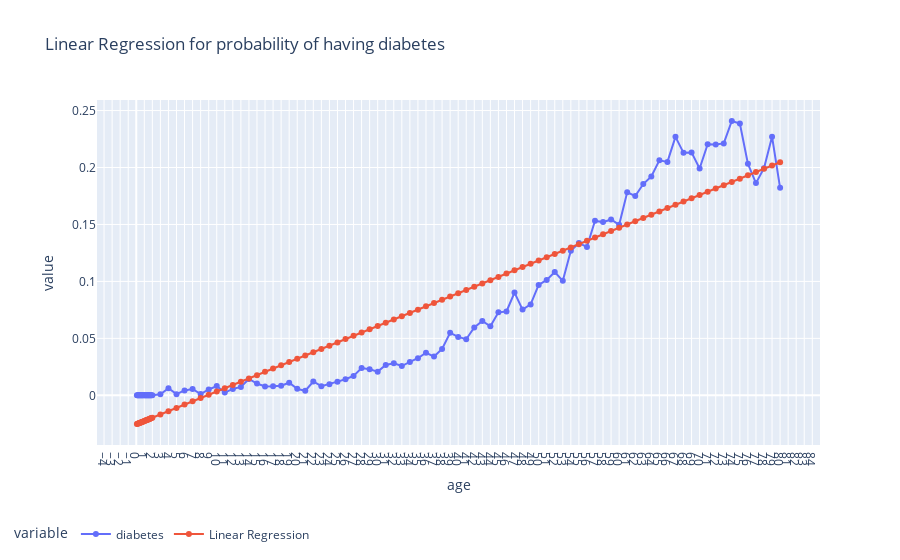

Source (notebook cell):
### Markdown cell above
# Hồi quy tuyến tính

### Code cell
model=LinearRegression()
model.fit(median_df[['age']],median_df['diabetes'])
median_df['Linear Regression'] = model.predict(median_df[['age']])

plot = px.scatter(data_frame=median_df,
                  x='age',
                  y=['diabetes','Linear Regression'],title='Linear Regression for probability of having diabetes')

plot.data[0].update(mode='markers+lines')
plot.data[1].update(mode='markers+lines')
plot.update_layout(xaxis={'dtick':1},showlegend=True,
                   legend=dict(
                                orientation="h",
                                yanchor="bottom",
                                xanchor="right",x=.3,y=-.3))

report = dp.View(df, dp.Text("My Dataframe"))
plot

### Figure 1 — Plotly figure (JSON) as saved in the notebook; plotly's stock layout.template omitted (floating-point values rounded to 4 significant figures)
{"data": [{"hovertemplate": "variable=diabetes<br>age=%{x}<br>value=%{y}<extra></extra>", "legendgroup": "diabetes", "marker": {"color": "#636efa", "symbol": "circle"}, "mode": "markers+lines", "name": "diabetes", "orientation": "v", "showlegend": true, "type": "scatter", "x": [0.08, 0.16, 0.24, 0.32, 0.4, 0.48, 0.56, 0.64, 0.72, 0.8, 0.88, 1, 1.08, 1.16, 1.24, 1.32, 1.4, 1.48, 1.56, 1.64, 1.72, 1.8, 1.88, 2, 3, 4, 5, 6, 7, 8, 9, 10, 11, 12, 13, 14, 15, 16, 17, 18, 19, 20, 21, 22, 23, 24, 25, 26, 27, 28, 29, 30, 31, 32, 33, 34, 35, 36, 37, 38, 39, 40, 41, 42, 43, 44, 45, 46, 47, 48, 49, 50, 51, 52, 53, 54, 55, 56, 57, 58, 59, 60, 61, 62, 63, 64, 65, 66, 67, 68, 69, 70, 71, 72, 73, 74, 75, 76, 77, 78, 79, 80], "xaxis": "x", "y": [0, 0, 0, 0, 0, 0, 0, 0, 0, 0, 0, 0, 0, 0, 0, 0, 0, 0, 0, 0, 0, 0, 0, 0, 0.0009634, 0.006296, 0.001007, 0.004296, 0.005537, 0.001142, 0.005122, 0.00814, 0.002372, 0.005612, 0.007376, 0.01435, 0.01033, 0.007828, 0.007859, 0.008467, 0.01104, 0.005663, 0.003984, 0.01213, 0.007981, 0.009709, 0.01201, 0.01414, 0.01703, 0.02397, 0.02281, 0.0208, 0.02665, 0.02814, 0.0257, 0.02932, 0.03257, 0.03739, 0.03404, 0.04072, 0.05485, 0.05126, 0.04927, 0.0595, 0.06528, 0.06063, 0.07284, 0.07359, 0.09022, 0.07526, 0.07982, 0.09691, 0.1013, 0.1082, 0.1005, 0.1268, 0.1336, 0.1303, 0.1532, 0.1521, 0.1544, 0.1497, 0.1782, 0.175, 0.1855, 0.1922, 0.2063, 0.2049, 0.2269, 0.2129, 0.2133, 0.1991, 0.2204, 0.2203, 0.2211, 0.2408, 0.2386, 0.2033, 0.1863, 0.1994, 0.2271, 0.1822], "yaxis": "y"}, {"hovertemplate": "variable=Linear Regression<br>age=%{x}<br>value=%{y}<extra></extra>", "legendgroup": "Linear Regression", "marker": {"color": "#EF553B", "symbol": "circle"}, "mode": "markers+lines", "name": "Linear Regression", "orientation": "v", "showlegend": true, "type": "scatter", "x": [0.08, 0.16, 0.24, 0.32, 0.4, 0.48, 0.56, 0.64, 0.72, 0.8, 0.88, 1, 1.08, 1.16, 1.24, 1.32, 1.4, 1.48, 1.56, 1.64, 1.72, 1.8, 1.88, 2, 3, 4, 5, 6, 7, 8, 9, 10, 11, 12, 13, 14, 15, 16, 17, 18, 19, 20, 21, 22, 23, 24, 25, 26, 27, 28, 29, 30, 31, 32, 33, 34, 35, 36, 37, 38, 39, 40, 41, 42, 43, 44, 45, 46, 47, 48, 49, 50, 51, 52, 53, 54, 55, 56, 57, 58, 59, 60, 61, 62, 63, 64, 65, 66, 67, 68, 69, 70, 71, 72, 73, 74, 75, 76, 77, 78, 79, 80], "xaxis": "x", "y": [-0.02518, -0.02495, -0.02472, -0.02449, -0.02426, -0.02403, -0.0238, -0.02357, -0.02334, -0.02311, -0.02288, -0.02254, -0.02231, -0.02208, -0.02185, -0.02162, -0.02139, -0.02116, -0.02093, -0.0207, -0.02047, -0.02024, -0.02001, -0.01966, -0.01679, -0.01391, -0.01103, -0.00816, -0.005284, -0.002409, 0.0004661, 0.003341, 0.006217, 0.009092, 0.01197, 0.01484, 0.01772, 0.02059, 0.02347, 0.02634, 0.02922, 0.03209, 0.03497, 0.03784, 0.04072, 0.04359, 0.04647, 0.04935, 0.05222, 0.0551, 0.05797, 0.06085, 0.06372, 0.0666, 0.06947, 0.07235, 0.07522, 0.0781, 0.08097, 0.08385, 0.08672, 0.0896, 0.09247, 0.09535, 0.09822, 0.1011, 0.104, 0.1069, 0.1097, 0.1126, 0.1155, 0.1184, 0.1212, 0.1241, 0.127, 0.1299, 0.1327, 0.1356, 0.1385, 0.1414, 0.1442, 0.1471, 0.15, 0.1529, 0.1557, 0.1586, 0.1615, 0.1644, 0.1672, 0.1701, 0.173, 0.1759, 0.1787, 0.1816, 0.1845, 0.1874, 0.1902, 0.1931, 0.196, 0.1989, 0.2017, 0.2046], "yaxis": "y"}], "layout": {"legend": {"orientation": "h", "title": {"text": "variable"}, "tracegroupgap": 0, "x": 0.3, "xanchor": "right", "y": -0.3, "yanchor": "bottom"}, "showlegend": true, "title": {"text": "Linear Regression for probability of having diabetes"}, "xaxis": {"anchor": "y", "domain": [0, 1], "dtick": 1, "title": {"text": "age"}}, "yaxis": {"anchor": "x", "domain": [0, 1], "title": {"text": "value"}}}}
